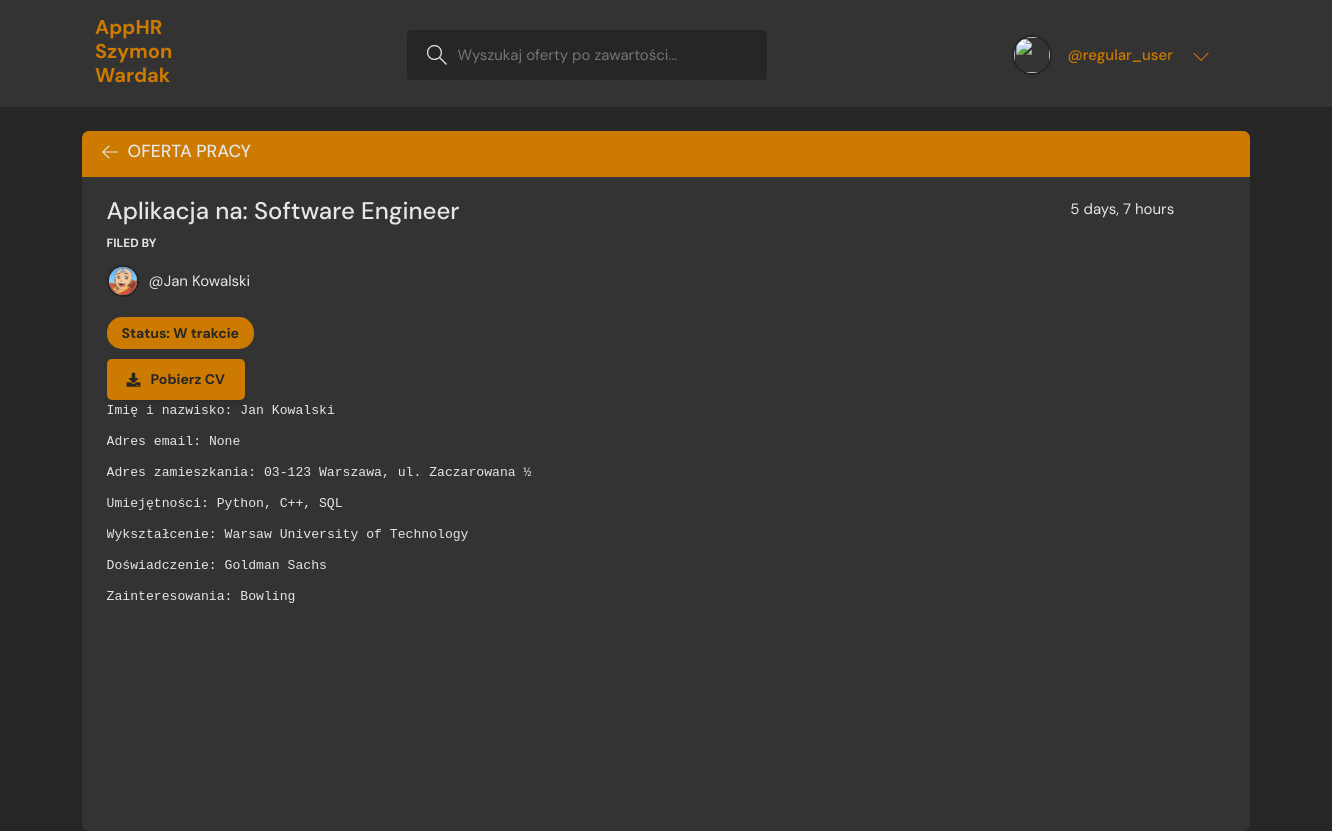
/offer/1 (signed in), run on the app's committed database.
### base/models.py (models this page shows, shortened)
class Offer(models.Model):
    user = models.ForeignKey(User, on_delete=models.SET_NULL, null=True)
    name = models.TextField(null=True, blank=True, default='none')
    email = models.TextField(null=True, blank=True, default='none')
    position = models.TextField(null=True, blank=True, default='none')
    address = models.TextField(null=True, blank=True, default='none')
    skills = models.TextField(null=True, blank=True, default='none')
    education = models.TextField(null=True, blank=True, default='none')
    experience = models.TextField(null=True, blank=True, default='none')
    interests = models.TextField(null=True, blank=True, default='none')
    status = models.TextField(default='Pending')
    updated = models.DateTimeField(auto_now=True)
    created = models.DateTimeField(auto_now_add=True)
    picture = models.FileField(upload_to='./uploads/cv_images', null=True, blank=True)
    file = models.FileField(upload_to='./uploads/cv')
    class Meta:
        ordering = ['-updated', 'created']

### base/views.py (the view, shortened to what this page needs)
# urls.py: path('offer/<str:pk>', views.offer, name="offer"),
def offer(request, pk):
    offer = Offer.objects.get(id=pk)
    if offer.user == request.user or request.user.is_superuser:
        filename = request.GET.get('filename', '')
        offer_file_name = offer.file.name
        context = {'offer': offer, 'filename': offer_file_name}
        return render(request, 'base/offer.html', context)
    else:
        return HttpResponse('Permission denied.')

### base/templates/base/offer.html (shortened to what this page needs)
{% extends 'main.html' %}
{% block content %}
    <main class="profile-page layout layout--2">
      <div class="container">
        <div class="offer">
          <div class="offer__top">
            <div class="offer__topLeft">
              <a href="{% url 'home' %}">
                <svg version="1.1" xmlns="http://www.w3.org/2000/svg" width="32" height="32" viewBox="0 0 32 32">
                  <title>arrow-left</title>
                  <path
                    d="M13.723 2.286l-13.723 13.714 13.719 13.714 1.616-1.611-10.96-10.96h27.625v-2.286h-27.625l10.965-10.965-1.616-1.607z"
                  ></path>
                </svg>
              </a>
              <h3>Oferta pracy</h3>
            </div>
          </div>
          <div class="offer__box">
            <div class="offer__header">
              <div class="offer__info">
                <h3>Aplikacja na: {{offer.position}}</h3>
                <span>{{offer.created|timesince}}</span>
              </div>
              <div class="offer__hosted">
                <p>Filed by </p>
                <a href="{% url 'user-profile' offer.user.id %}" class="offer__author">
                  <div class="avatar avatar--small">
                    {% if offer.picture %}
                      <img src='../uploads/cv_images/{{ offer.picture.url }} '/>
                    {% else %}
                      <img src=https://avatar-management--avatars.us-west-2.prod.public.atl-paas.net/default-avatar.png/>
                    {% endif %}
                  </div>
                  <span>@{{offer.name}}</span>
                </a>
              </div>
              {% if offer.status == "Odrzucona" %}
                <span class="rejected">Status: {{offer.status}}</span>
              {% elif offer.status == "W trakcie" %}
                <span class="pending">Status: {{offer.status}}</span>
              {% elif offer.status == "Zaakceptowana" %}
                <span class="accepted">Status: {{offer.status}}</span>
              {% endif %}
              <form id="download" name="download" action="{% url 'offer' offer.id%}" method="GET">
                <button class="btn"><i class="fa fa-download"></i>Pobierz CV</button>
              </form>
              <div class="offer__details">
                <pre>Imię i nazwisko: {{offer.name}}</pre>
                <pre>Adres email: {{offer.email}}</pre>
                <pre>Adres zamieszkania: {{offer.address}}</pre>
                <pre>Umiejętności: {{offer.skills}}</pre>
                <pre>Wykształcenie: {{offer.education}}</pre>
                <pre>Doświadczenie: {{offer.experience}}</pre>
                <pre>Zainteresowania: {{offer.interests}}</pre>
              </div>
            </div>
          </div>
        </div>
      </div>
    </main>
{% endblock content %}

### templates/navbar.html (shortened to what this page needs)
{% load static %}
<header class="header header--loggedIn">
    <div class="container">
      <a href="{% url 'home' %}" class="header__logo">
        <h1>AppHR Szymon Wardak</h1>
      </a>
      <form class="header__search" method="GET" action="{% url 'home' %}">
        <label>
          <input name="q" placeholder="Wyszukaj oferty po zawartości..." />
        </label>
      </form>
      <nav class="header__menu">
        {% if request.user.is_authenticated %}
        <div class="header__user">
          <a href="{% url 'update-user' %}">
            <div class="avatar2 avatar--medium active">
              <img src="https://t4.ftcdn.net/jpg/02/29/75/83/360_F_229758328_7x8jwCwjtBMmC6rgFzLFhZoEpLobB6L8.jpg" />
            </div>
            <p class="welcome">@{{request.user.username}}</p>
          </a>
          <button class="dropdown-button">
            <svg version="1.1" xmlns="http://www.w3.org/2000/svg" width="32" height="32" viewBox="0 0 32 32">
              <title>chevron-down</title>
              <path d="M16 21l-13-13h-3l16 16 16-16h-3l-13 13z"></path>
            </svg>
          </button>
        </div>
        {% else %}
        <a href="{% url 'login' %}">
          <p class="anonymous">Logowanie</p>
        </a>
        {% endif %}
      </nav>
    </div>
  </header>

### data on the page
Offer: position "Software Engineer", created "5 days, 7 hours", picture (picture), name "Jan Kowalski", status "W trakcie", email "None", address "03-123 Warszawa, ul. Zaczarowana ½", skills "Python, C++, SQL", education "Warsaw University of Technology", experience "Goldman Sachs", interests "Bowling"

### other printed values
{{ request.user.username }} "regular_user"
